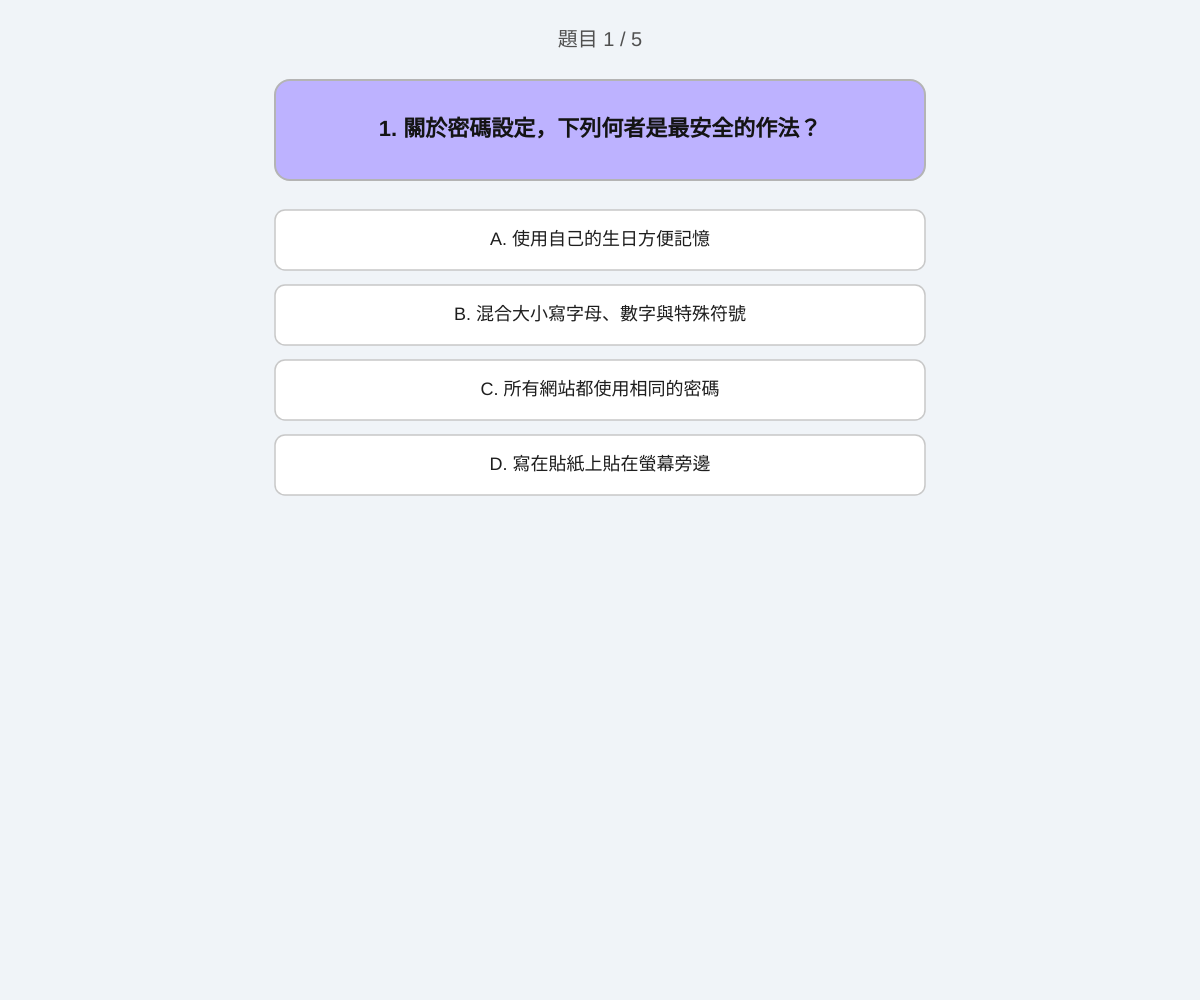
Frame 1 (no input)
Frame 60 (no input): identical to frame 1, image omitted
Frame 120 (the mouse pressed at the canvas centre since frame 60): identical to frame 1, image omitted

The p5.js sketch that drew this single still picture (run headless with seeded random() and noise() and a simulated clock; from frame 60 on, the mouse is pressed at the canvas centre):

// p5.js sketch
// ── sketch.js
// 全域狀態與變數宣告
let questions = []; // 儲存所有題目資料的陣列
let currentQuestionIndex = 0; // 目前進行到第幾題（從 0 開始）
let score = 0; // 使用者累計答對題數
let selectedOption = -1; // 使用者點選的選項索引（-1 表示尚未選擇）
let quizState = 'QUESTION'; // 測驗狀態：'QUESTION'(答題中), 'FEEDBACK'(顯示反饋), 'RESULT'(結算畫面)
let nextButton; // 下一題按鈕物件

function setup() {
  // 建立全螢幕畫布
  createCanvas(windowWidth, windowHeight);
  
  // 設定文字對齊方式為水平居中、垂直居中
  textAlign(CENTER, CENTER);
  
  // 初始化資訊素養測驗題目（共 5 題）
  questions = [
    {
      question: "1. 關於密碼設定，下列何者是最安全的作法？",
      options: ["A. 使用自己的生日方便記憶", "B. 混合大小寫字母、數字與特殊符號", "C. 所有網站都使用相同的密碼", "D. 寫在貼紙上貼在螢幕旁邊"],
      correctIndex: 1
    },
    {
      question: "2. 收到來自陌生人的郵件附帶「中獎通知」連結，應該如何處理？",
      options: ["A. 立刻點擊連結領取獎品", "B. 轉寄給所有朋友分享喜悅", "C. 不點擊連結並進行查證或舉報", "D. 回覆郵件提供個人身分證字號"],
      correctIndex: 2
    },
    {
      question: "3. 在公共區域使用免費 Wi-Fi 時，最需要注意什麼？",
      options: ["A. 網路速度不夠快", "B. 避免輸入敏感帳號密碼與信用卡號", "C. 不能播放音樂", "D. 手機電池消耗過快"],
      correctIndex: 1
    },
    {
      question: "4. 關於網路智慧財產權，下列敘述何者正確？",
      options: ["A. 只要網路上抓得到的圖片就可以隨意商業使用", "B. 註明出處就不算侵權，不用管創作者授權條件", "C. 使用他人創作應遵循創用 CC 授權或取得許可"],
      correctIndex: 2
    },
    {
      question: "5. 當在社群媒體上看到一則震撼新聞時，第一時間應該？",
      options: ["A. 沒想太多直接分享出去", "B. 核對多方權威新聞來源確認真實性", "C. 留言攻擊新聞中的主角", "D. 複製貼上到自己的塗鴉牆"],
      correctIndex: 1
    }
  ];

  // 建立「下一題」按鈕
  nextButton = createButton('下一題');
  // 設定按鈕大小
  nextButton.size(120, 45);
  // 設定按鈕樣式與字型大小
  nextButton.style('font-size', '18px');
  nextButton.style('cursor', 'pointer');
  // 設定按鈕點擊事件監聽
  nextButton.mousePressed(goToNextQuestion);
  // 初期隱藏按鈕，等回答後才顯示
  nextButton.hide();
}

function draw() {
  // 設定背景顏色為淺灰藍色
  background(240, 244, 248);

  // 根據當前測驗狀態繪製對應畫面
  if (quizState === 'QUESTION' || quizState === 'FEEDBACK') {
    drawQuizScreen(); // 繪製題目與選項畫面
  } else if (quizState === 'RESULT') {
    drawResultScreen(); // 繪製最終結算畫面
  }
}

// 繪製題目與選項畫面的函式
function drawQuizScreen() {
  // 取得當前題目物件
  let q = questions[currentQuestionIndex];

  // 繪製頂部進度文字
  fill(80);
  noStroke();
  textSize(20);
  text(`題目 ${currentQuestionIndex + 1} / ${questions.length}`, width / 2, 40);

  // ------------------ 題目方框與內文繪製 ------------------
  let cardWidth = min(width * 0.85, 650); // 計算題目的最大卡片寬度，避免超過螢幕
  let cardHeight = 100; // 題目方框預設高度
  let cardX = width / 2 - cardWidth / 2; // 方框左上角 X 座標（水平置中）
  let cardY = 80; // 方框左上角 Y 座標

  // 繪製題目背景方框（顏色為 bdb2ff）
  fill('#bdb2ff');
  stroke(180);
  strokeWeight(2);
  rect(cardX, cardY, cardWidth, cardHeight, 15); // 繪製圓角矩形

  // 繪製題目內文（置於方框中央，設定邊界範圍以自動換行）
  fill(20);
  noStroke();
  textSize(22);
  textStyle(BOLD);
  // 使用五個參數的 text() 將文字限定於方框內自動換行與居中
  text(q.question, cardX + 20, cardY + 10, cardWidth - 40, cardHeight - 20);

  // ------------------ 選項繪製 ------------------
  let optionWidth = min(width * 0.85, 650); // 選項寬度保持與題目一致
  let optionHeight = 60; // 選項高度
  let startY = cardY + cardHeight + 30; // 選項起始 Y 座標（銜接在題目方框下方）
  let gap = 15; // 選項間距

  textStyle(NORMAL);
  textSize(18);

  // 逐一繪製每個選項
  for (let i = 0; i < q.options.length; i++) {
    // 基準 X 與 Y 座標
    let x = width / 2 - optionWidth / 2;
    let y = startY + i * (optionHeight + gap);

    // 預設選項背景顏色為純白
    let bgColor = color(255);

    // 若處於反饋狀態，計算顏色與跳動/移動位移
    if (quizState === 'FEEDBACK') {
      let time = frameCount * 0.15; // 時間參數用於觸發動畫正弦波

      // 正確答案選項（設定背景色 #fdffb6，並產生上下跳動）
      if (i === q.correctIndex) {
        bgColor = color('#fdffb6');
        let jumpOffsetY = sin(time) * 12; // 計算上下跳動位移量
        y += jumpOffsetY; // 套用 Y 軸位移
      }
      
      // 使用者答錯的選項（設定背景色 #ff4d6d，並產生左右移動）
      if (selectedOption !== q.correctIndex && i === selectedOption) {
        bgColor = color('#ff4d6d');
        let shakeOffsetX = sin(time * 2) * 10; // 計算左右晃動位移量
        x += shakeOffsetX; // 套用 X 軸位移
      }
    }

    // 繪製選項卡片背景圓角矩形
    fill(bgColor);
    stroke(200);
    strokeWeight(1.5);
    rect(x, y, optionWidth, optionHeight, 10);

    // 繪製選項文字
    fill(30);
    noStroke();
    text(q.options[i], width / 2, y + optionHeight / 2);
  }

  // 若在反饋狀態，定位並顯示「下一題」按鈕
  if (quizState === 'FEEDBACK') {
    let lastOptionY = startY + q.options.length * (optionHeight + gap);
    nextButton.position(width / 2 - 60, lastOptionY + 15);
    nextButton.show();
  } else {
    nextButton.hide();
  }
}

// 繪製最終結算畫面的函式
function drawResultScreen() {
  // 隱藏下一題按鈕
  nextButton.hide();

  // 繪製結算標題
  fill(40);
  noStroke();
  textSize(36);
  textStyle(BOLD);
  text("測驗結束！", width / 2, height / 2 - 80);

  // 繪製答對題數統計
  textSize(28);
  fill(0, 102, 204);
  text(`您總共答對了 ${score} / ${questions.length} 題`, width / 2, height / 2);

  // 繪製評語
  textSize(20);
  textStyle(NORMAL);
  fill(80);
  if (score === questions.length) {
    text("太棒了！您的資訊素養觀念非常完美！", width / 2, height / 2 + 70);
  } else if (score >= 3) {
    text("表現良好！大部分的資訊安全觀念都很紮實。", width / 2, height / 2 + 70);
  } else {
    text("再接再厲！建議多加加強資訊安全的基礎防護知識。", width / 2, height / 2 + 70);
  }
}

// 滑鼠點擊事件處理
function mousePressed() {
  // 僅在答題狀態中才響應選項點擊
  if (quizState !== 'QUESTION') return;

  let q = questions[currentQuestionIndex];
  let optionWidth = min(width * 0.85, 650);
  let optionHeight = 60;
  let cardHeight = 100;
  let startY = 80 + cardHeight + 30;
  let gap = 15;

  // 檢測點擊位置是否落於某個選項區塊之內
  for (let i = 0; i < q.options.length; i++) {
    let x = width / 2 - optionWidth / 2;
    let y = startY + i * (optionHeight + gap);

    // 碰撞檢查：滑鼠位置是否在選項矩形之內
    if (mouseX >= x && mouseX <= x + optionWidth && mouseY >= y && mouseY <= y + optionHeight) {
      selectedOption = i; // 紀錄使用者點選的選項
      
      // 若答對則累加分數
      if (selectedOption === q.correctIndex) {
        score++;
      }
      
      // 切換狀態至反饋動畫狀態
      quizState = 'FEEDBACK';
      break;
    }
  }
}

// 點擊「下一題」按鈕後執行的邏輯
function goToNextQuestion() {
  // 推進至下一題索引
  currentQuestionIndex++;

  // 檢查是否還有下一題
  if (currentQuestionIndex < questions.length) {
    selectedOption = -1; // 重置點選紀錄
    quizState = 'QUESTION'; // 切換回答題狀態
  } else {
    quizState = 'RESULT'; // 無題目則切換至結算畫面
  }
}

// 視窗大小改變時自動重新調整畫布尺寸
function windowResized() {
  resizeCanvas(windowWidth, windowHeight);
}
